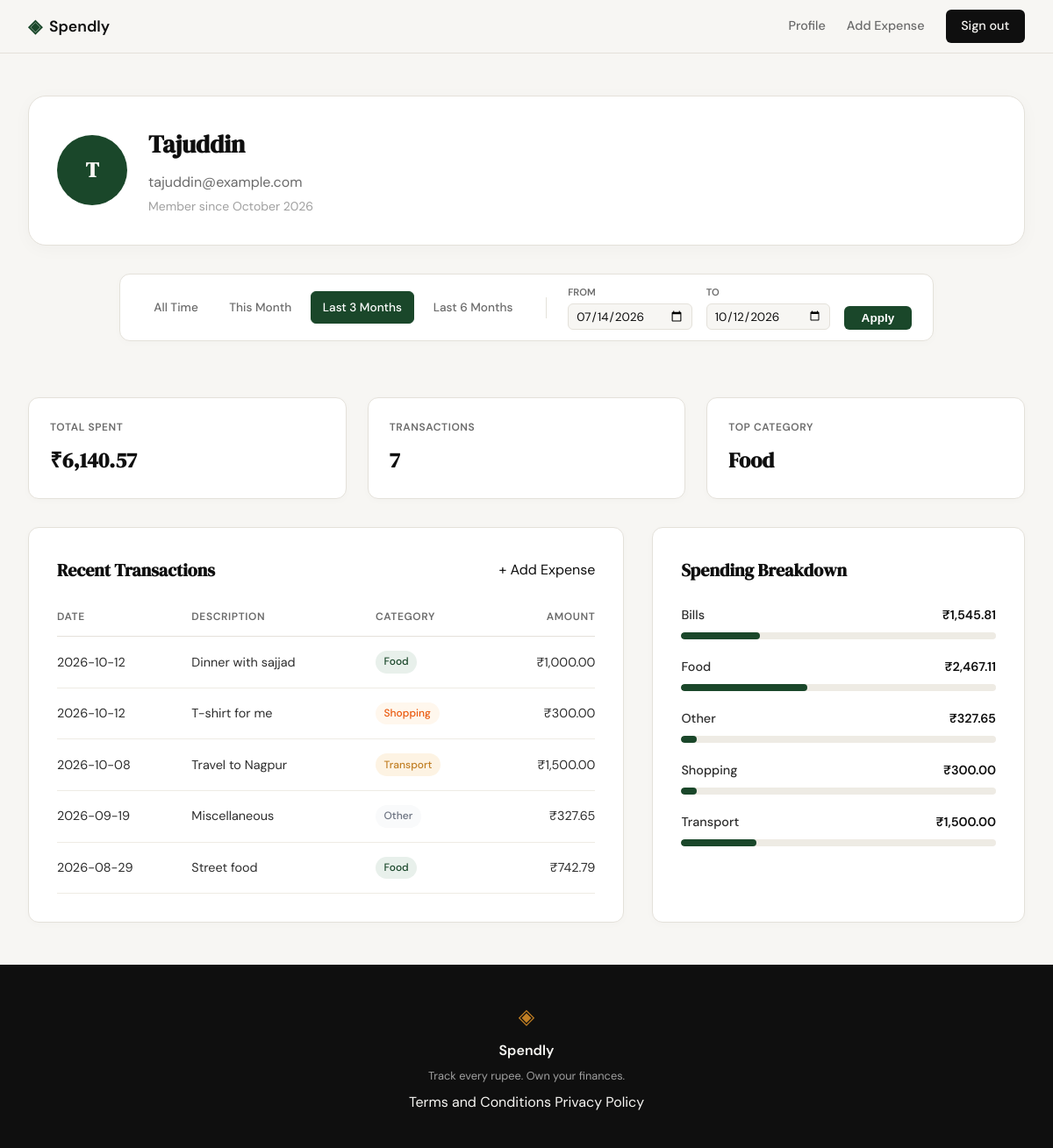
Screenshot of /profile?date_from=2026-07-14&date_to=2026-10-12 (signed in) with the database file from the repository.
### tables this page shows
CREATE TABLE users (
                id INTEGER PRIMARY KEY AUTOINCREMENT,
                name TEXT NOT NULL,
                email TEXT UNIQUE NOT NULL,
                password_hash TEXT NOT NULL,
                created_at TEXT DEFAULT (datetime('now'))
            );

CREATE TABLE expenses (
                id INTEGER PRIMARY KEY AUTOINCREMENT,
                user_id INTEGER NOT NULL,
                amount REAL NOT NULL,
                category TEXT NOT NULL,
                date TEXT NOT NULL,
                description TEXT,
                created_at TEXT DEFAULT (datetime('now')),
                FOREIGN KEY (user_id) REFERENCES users (id)
            );

### app.py (the view)
@app.route("/profile")
@login_required
def profile():
    user_id = session.get("user_id")
    date_from = request.args.get("date_from")
    date_to = request.args.get("date_to")
    import datetime
    valid_dates = True
    if date_from or date_to:
        try:
            if date_from:
                datetime.datetime.strptime(date_from, "%Y-%m-%d")
            if date_to:
                datetime.datetime.strptime(date_to, "%Y-%m-%d")
            if date_from and date_to and date_from > date_to:
                flash("Start date must be before end date.", "error")
                date_from = date_to = None
                valid_dates = False
        except ValueError:
            date_from = date_to = None
            valid_dates = False
    today = datetime.date.today()
    first_of_month = today.replace(day=1)
    presets = {
        "this_month": {
            "from": first_of_month.strftime("%Y-%m-%d"),
            "to": today.strftime("%Y-%m-%d")
        },
        "last_3_months": {
            "from": (today - datetime.timedelta(days=90)).strftime("%Y-%m-%d"),
            "to": today.strftime("%Y-%m-%d")
        },
        "last_6_months": {
            "from": (today - datetime.timedelta(days=180)).strftime("%Y-%m-%d"),
            "to": today.strftime("%Y-%m-%d")
        }
    }
    user_row = get_user_details(user_id)
    if not user_row:
        abort(404)
    created_at = user_row["created_at"]
    dt = datetime.datetime.strptime(created_at, "%Y-%m-%d %H:%M:%S")
    member_since = dt.strftime("%B %Y")
    user_data = {
        "name": user_row["name"],
        "email": user_row["email"],
        "member_since": member_since,
        "initials": "".join([n[0].upper() for n in user_row["name"].split()])
    }
    summary = get_spending_summary(user_id, date_from, date_to)
    stats = {
        "total_spent": f"₹{summary['total_spent']:,.2f}",
        "transaction_count": summary["transaction_count"],
        "top_category": summary["top_category"] or "None"
    }
    transactions_rows = get_recent_transactions(user_id, date_from=date_from, date_to=date_to)
    transactions = [
        {
            "date": row["date"],
            "description": row["description"],
            "category": row["category"],
            "amount": f"₹{row['amount']:,.2f}"
        }
        for row in transactions_rows
    ]
    breakdown_rows = get_category_breakdown(user_id, date_from, date_to)
    total_spend = sum(row["total"] for row in breakdown_rows)
    categories = []
    for row in breakdown_rows:
        percentage = 0
        if total_spend > 0:
            percentage = round((row["total"] / total_spend) * 100)
        categories.append({
            "name": row["category"],
            "total": f"₹{row['total']:,.2f}",
            "percentage": percentage
        })
    context = {
        "user": user_data,
        "stats": stats,
        "transactions": transactions,
        "categories": categories,
        "date_from": date_from,
        "date_to": date_to,
        "presets": presets
    }
    return render_template("profile.html", **context)

### app.py (called while the page is built)
def login_required(f):
    @wraps(f)
    def decorated_function(*args, **kwargs):
        if not session.get("user_id"):
            return redirect(url_for("login"))
        return f(*args, **kwargs)
    return decorated_function

### database/db.py (called while the page is built)
def get_db():
    conn = sqlite3.connect(DB_PATH)
    conn.row_factory = sqlite3.Row
    conn.execute("PRAGMA foreign_keys = ON")
    return conn

def get_user_details(user_id):
    with get_db() as conn:
        return conn.execute(
            "SELECT name, email, created_at FROM users WHERE id = ?",
            (user_id,)
        ).fetchone()

def get_category_breakdown(user_id, date_from=None, date_to=None):
    with get_db() as conn:
        query = "SELECT category, SUM(amount) as total FROM expenses WHERE user_id = ?"
        params = [user_id]
        if date_from and date_to:
            query += " AND date BETWEEN ? AND ?"
            params.extend([date_from, date_to])
        query += " GROUP BY category"
        return conn.execute(query, params).fetchall()

def get_recent_transactions(user_id, limit=5, date_from=None, date_to=None):
    with get_db() as conn:
        query = "SELECT date, description, category, amount FROM expenses WHERE user_id = ?"
        params = [user_id]
        if date_from and date_to:
            query += " AND date BETWEEN ? AND ?"
            params.extend([date_from, date_to])
        query += " ORDER BY date DESC LIMIT ?"
        params.append(limit)
        rows = conn.execute(query, params).fetchall()
        return [dict(row) for row in rows]

### templates/profile.html (shortened to what this page needs)
{% extends "base.html" %}
{% block head %}
    <link rel="stylesheet" href="{{ url_for('static', filename='css/profile.css') }}">
{% endblock %}
{% block content %}
<div class="profile-container">
    <section class="profile-card">
        <div class="profile-card-inner">
            <div class="profile-avatar">{{ user.initials }}</div>
            <div class="profile-details">
                <h1 class="profile-name">{{ user.name }}</h1>
                <p class="profile-email">{{ user.email }}</p>
                <p class="profile-member">Member since {{ user.member_since }}</p>
            </div>
        </div>
    </section>
    <section class="filter-bar">
        <div class="filter-bar-inner">
            <div class="preset-group">
                <a href="{{ url_for('profile') }}"
                   class="preset-btn {{ 'active' if not date_from }}">All Time</a>
                <a href="{{ url_for('profile', date_from=presets.this_month.from, date_to=presets.this_month.to) }}"
                   class="preset-btn {{ 'active' if date_from == presets.this_month.from }}">This Month</a>
                <a href="{{ url_for('profile', date_from=presets.last_3_months.from, date_to=presets.last_3_months.to) }}"
                   class="preset-btn {{ 'active' if date_from == presets.last_3_months.from }}">Last 3 Months</a>
                <a href="{{ url_for('profile', date_from=presets.last_6_months.from, date_to=presets.last_6_months.to) }}"
                   class="preset-btn {{ 'active' if date_from == presets.last_6_months.from }}">Last 6 Months</a>
            </div>
            <form method="GET" class="custom-range-form">
                <div class="input-group">
                    <label for="date_from">From</label>
                    <input type="date" id="date_from" name="date_from" value="{{ date_from or '' }}">
                </div>
                <div class="input-group">
                    <label for="date_to">To</label>
                    <input type="date" id="date_to" name="date_to" value="{{ date_to or '' }}">
                </div>
                <button type="submit" class="btn-apply">Apply</button>
            </form>
        </div>
    </section>
    <section class="profile-stats">
        <div class="stat-card">
            <span class="stat-label">Total Spent</span>
            <span class="stat-value">{{ stats.total_spent }}</span>
        </div>
        <div class="stat-card">
            <span class="stat-label">Transactions</span>
            <span class="stat-value">{{ stats.transaction_count }}</span>
        </div>
        <div class="stat-card">
            <span class="stat-label">Top Category</span>
            <span class="stat-value">{{ stats.top_category }}</span>
        </div>
    </section>
    <div class="profile-grid">
        <section class="profile-section">
            <div class="section-header" style="display: flex; justify-content: space-between; align-items: center; margin-bottom: 1rem;">
                <h2 class="section-title" style="margin: 0;">Recent Transactions</h2>
                <a href="{{ url_for('add_expense') }}" class="btn-add-expense">+ Add Expense</a>
            </div>
            <div class="table-wrapper">
                <table class="profile-table">
                    <thead>
                        <tr>
                            <th>Date</th>
                            <th>Description</th>
                            <th>Category</th>
                            <th class="text-right">Amount</th>
                        </tr>
                    </thead>
                    <tbody>
                        {% for tx in transactions %}
                        <tr>
                            <td>{{ tx.date }}</td>
                            <td>{{ tx.description }}</td>
                            <td><span class="category-badge" data-category="{{ tx.category }}">{{ tx.category }}</span></td>
                            <td class="text-right">{{ tx.amount }}</td>
                        </tr>
                        {% endfor %}
                    </tbody>
                </table>
            </div>
        </section>
        <section class="profile-section">
            <h2 class="section-title">Spending Breakdown</h2>
            <div class="category-breakdown">
                {% for cat in categories %}
                <div class="category-row">
                    <div class="category-info">
                        <span class="cat-name">{{ cat.name }}</span>
                        <span class="cat-total">{{ cat.total }}</span>
                    </div>
                    <div class="category-bar-container">
                        <div class="category-bar-fill" style="--bar-width: {{ cat.percentage }}%; width: var(--bar-width);"></div>
                    </div>
                </div>
                {% endfor %}
            </div>
        </section>
    </div>
</div>
{% endblock %}

### static/css/style.css (style rules this page uses)
:root { --ink: #0f0f0f; --ink-soft: #2d2d2d; --ink-muted: #6b6b6b; --ink-faint: #a0a0a0; --paper: #f7f6f3; --paper-warm: #f0ede6; --paper-card: #ffffff; --accent: #1a472a; --accent-light: #e8f0eb; --accent-2: #c17f24; --accent-2-light: #fdf3e3; --danger: #c0392b; --danger-light: #fdecea; --border: #e4e1da; --border-soft: #eeebe4; --cat-food: #e8f0eb; --cat-food-text: #1a472a; --cat-transport: #fdf3e3; --cat-transport-text: #c17f24; --cat-bills: #eef2ff; --cat-bills-text: #4f46e5; --cat-health: #fdf2f2; --cat-health-text: #c0392b; --cat-entertainment: #f5f3ff; --cat-entertainment-text: #7c3aed; --cat-shopping: #fff7ed; --cat-shopping-text: #ea580c; --cat-other: #f9fafb; --cat-other-text: #6b7280; --font-display: 'DM Serif Display', Georgia, serif; --font-body: 'DM Sans', system-ui, sans-serif; --max-width: 1200px; --auth-width: 440px; --radius-sm: 6px; --radius-md: 12px; --radius-lg: 20px; }
*, *::before, *::after { box-sizing: border-box; margin: 0; padding: 0; }
html { font-size: 16px; scroll-behavior: smooth; }
body { background: var(--paper); color: var(--ink); font-family: var(--font-body); font-size: 1rem; line-height: 1.6; -webkit-font-smoothing: antialiased; }
a { color: inherit; text-decoration: none; }
.stat-card { background: var(--paper); border: 1px solid var(--border-soft); border-radius: var(--radius-md); padding: 1.5rem; display: flex; flex-direction: column; gap: 0.25rem; }
.stat-label { font-size: 0.8rem; font-weight: 500; color: var(--ink-muted); }
.stat-value { font-family: var(--font-display); font-size: 1.5rem; color: var(--ink); font-weight: 600; }

### rows the page displays
users: name "Tajuddin", email "tajuddin@example.com"
expenses: date "2026-10-12", description "Dinner with sajjad", category "Food", amount "₹1,000.00"
expenses: date "2026-10-12", description "T-shirt for me", category "Shopping", amount "₹300.00"
expenses: date "2026-10-08", description "Travel to Nagpur", category "Transport", amount "₹1,500.00"
expenses: date "2026-09-19", description "Miscellaneous", category "Other", amount "₹327.65"
expenses: date "2026-08-29", description "Street food", category "Food", amount "₹742.79"

### other values shown
{{ user.initials }} "T"
{{ user.member_since }} "October 2026"
{{ stats.total_spent }} "₹6,140.57"
{{ stats.transaction_count }} "7"
{{ stats.top_category }} "Food"
{{ cat.name }} "Bills" "Food" "Other" "Shopping" "Transport"
{{ cat.total }} "₹1,545.81" "₹2,467.11" "₹327.65" "₹300.00" "₹1,500.00"
